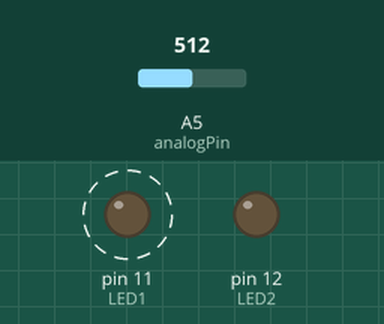
Recording of a sketch running on a simulated Arduino Uno, built with avr-gcc and run on an emulated ATmega328P. Shown: output pins drawn as LEDs (lit = HIGH). Dashed ring = blinking. The inputs (shaded band) are chosen by the test bench; at power-on: A5 (analogPin) = 512. What the sketch prints to the serial monitor is not drawn.

Above: at 1.5 s.
At 7.5 s:
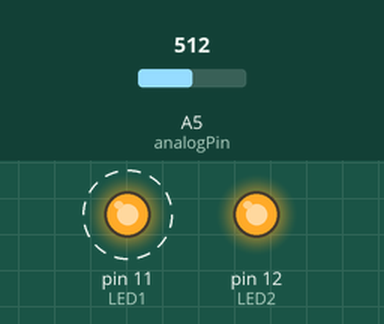
Timing chart, 0 to 8.4 s (numbered marks = the images above):
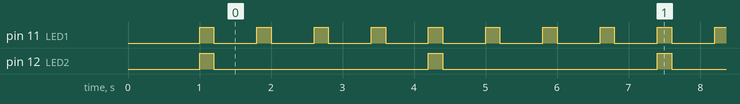

Measured:
- by itself, pin 11 (LED1): alternates HIGH for 0.20 s and LOW for 0.60 s
- by itself, pin 12 (LED2): alternates HIGH for 0.20 s and LOW for 3.0 s
- by itself, everything shown: repeats every 3.2 s, in 8 steps

The sketch:

Final_Sensors_173.ino
```cpp
//
// This program gathers input from a sensor through
// analog pin 0 and passes the output to the serial connection.
//
// It also outputs to two LEDs that will give metronome time
//


int analogPin = 5;          // identify analog pin to be used
int val = 0;                // variable to store the value read
long takeaway;              // time at end of setup
int LED1 = 11;              // quarters pin
int LED2 = 12;              // whole pin
long check = 0;             // helps for bpm
int ct = 3;                 // counting for 4 count
long holdtime;              // time since loop started
int upDown = 0;             // on-off value for LEDs

void setup() {
  Serial.begin(57600);      //  setup serial baud rate
  //  you may choose to use 115200 if you have trouble
  pinMode(LED1, OUTPUT);
  pinMode(LED2, OUTPUT);
  delay(1000);
  takeaway = millis();
}

void loop() {
  // Get time since startup ended
  holdtime = millis() - takeaway;
  // On state, what beat
  if (holdtime > check and upDown == 0) {
    digitalWrite(LED1, 1);
    ct += 1;
    if (ct == 4) {
      digitalWrite(LED2, 1);
      ct = 0;
    }
    check += 200;
    upDown = 1;
  }
  // Off state, global
  if (holdtime > check and upDown == 1) {
    digitalWrite(LED1, 0);
    if (ct == 0) {
      digitalWrite(LED2, 0);
    }
    check += 600;
    upDown = 0;
  }
  // Print time
  Serial.print(holdtime);
  Serial.print(' ');
  // Print aRval
  val = analogRead(analogPin);    // read the input pin
  Serial.println(val);            // print value to serial monitor
}
```
